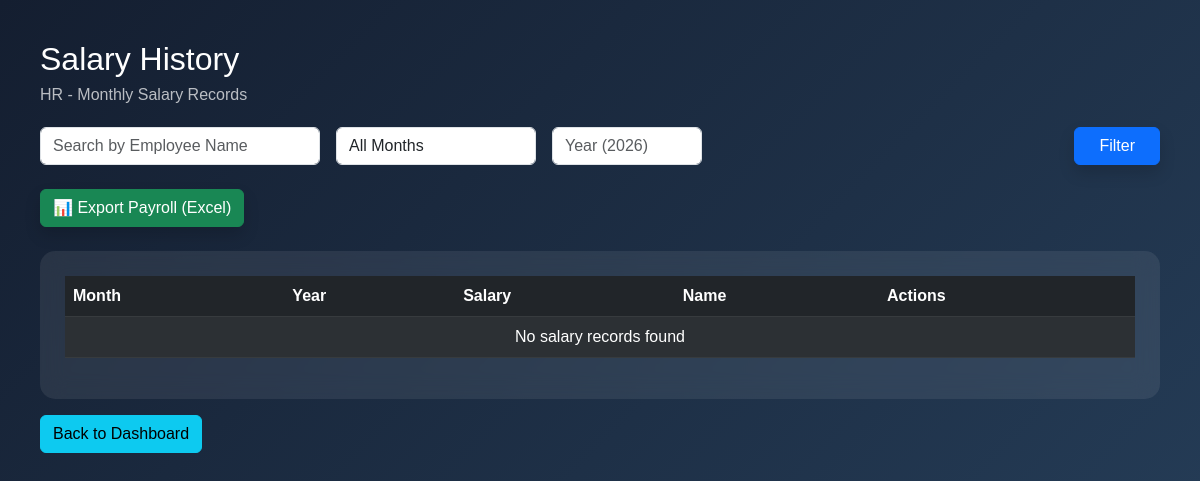
Before: /salary/ (signed in) with the older database file.
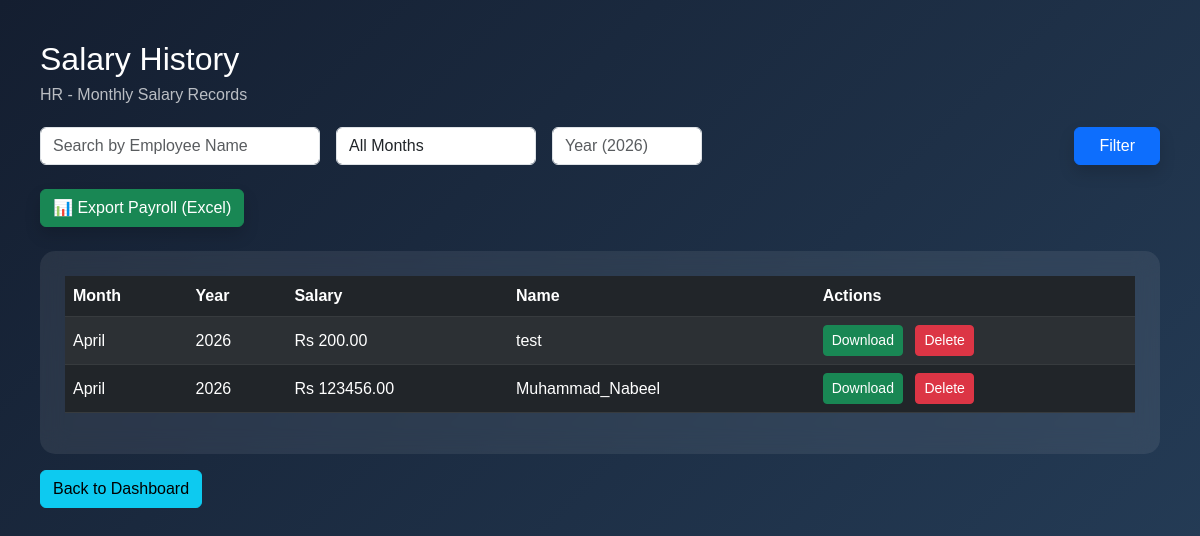
After: the same page with the newer database file.
### employees/models.py (models this page shows, shortened)
class SalaryRecord(models.Model):
    employee = models.ForeignKey(Employee, on_delete=models.CASCADE)
    month = models.CharField(max_length=20)
    year = models.IntegerField()
    total = models.DecimalField(max_digits=10, decimal_places=2)
    class Meta:
        unique_together = ('employee', 'month', 'year')

class Employee(models.Model):
    user = models.ForeignKey(User, on_delete=models.CASCADE)
    full_name = models.CharField(max_length=100)
    email = models.EmailField()
    phone = models.CharField(max_length=15)
    department = models.CharField(max_length=100)
    role = models.CharField(max_length=50, default='Employee')
    designation = models.CharField(max_length=100, null=True, blank=True)
    manager = models.ForeignKey(
        'self',
        on_delete=models.SET_NULL,
        null=True,
        blank=True,
        related_name='team_members'
    )
    salary = models.IntegerField()
    joining_date = models.DateField()
    profile_pic = models.ImageField(upload_to='profiles/', null=True, blank=True)
    casual_total = models.IntegerField(default=14)
    casual_used = models.IntegerField(default=0)
    sick_total = models.IntegerField(default=8)
    sick_used = models.IntegerField(default=0)
    earned_total = models.IntegerField(default=10)
    earned_used = models.IntegerField(default=0)
    is_active = models.BooleanField(default=True)
    rfid = models.CharField(max_length=100, unique=True, null=True, blank=True)
    face_image = models.ImageField(upload_to='faces/', null=True, blank=True)
    shift_start = models.TimeField(default=time(9, 0))
    shift_end = models.TimeField(default=time(18, 0))

### accounts/models.py (models this page shows)
class User(AbstractUser):
    is_employee = models.BooleanField(default=False)
    is_hr = models.BooleanField(default=False)

### employees/views.py (the view)
# urls.py: path('salary/', views.all_salary, name='all_salary'),
@login_required
def all_salary(request):
    if not request.user.is_hr:
        return HttpResponseForbidden()
    records = SalaryRecord.objects.all()
    name = request.GET.get('name')
    if name:
        records = records.filter(employee__user__username__icontains=name)
    month = request.GET.get('month')
    if month:
        records = records.filter(month=month)
    records = records.order_by('-year', '-month')
    return render(request, 'all_salary.html', {'records': records})

### templates/all_salary.html (shortened to what this page needs)
<!DOCTYPE html>
<html>
<head>
    <link href="https://cdn.jsdelivr.net/npm/bootstrap@5.3.0/dist/css/bootstrap.min.css" rel="stylesheet">
</head>
<body>
<div class="container-box">
    <div class="header-box">
        <h2>Salary History</h2>
        <p>HR - Monthly Salary Records</p>
    </div>
    <form method="GET" class="d-flex gap-3 mb-4 align-items-center flex-wrap">
        <input type="text" name="name" class="form-control"
               placeholder="Search by Employee Name"
               value="{{ request.GET.name }}"
               style="max-width: 280px;">
        <select name="month" class="form-control" style="max-width: 200px;">
            <option value="">All Months</option>
        </select>
    <input type="number" name="year" class="form-control"
           placeholder="Year (2026)"
           value="{{ request.GET.year }}"
           style="max-width: 150px;">
        <div class="ms-auto">
            <button type="submit" class="btn btn-primary px-4 shadow">
                Filter
            </button>
        </div>
    </form>
<form method="GET" action="{% url 'export_payroll' %}" class="mb-4">
    <button class="btn btn-success shadow">
        📊 Export Payroll (Excel)
    </button>
</form>
    <div class="card-box">
        <table class="table table-dark table-striped align-middle">
            <thead>
                <tr>
                    <th>Month</th>
                    <th>Year</th>
                    <th>Salary</th>
                    <th>Name</th>
                    <th>Actions</th>
                </tr>
            </thead>
            <tbody>
            {% for r in records %}
            <tr>
                <td>{{ r.month }}</td>
                <td>{{ r.year }}</td>
                <td>Rs {{ r.total }}</td>
                <td>{{ r.employee.user.username }}</td>
                <td>
                    <a href="{% url 'download_payslip' r.id %}" class="btn btn-success btn-sm">
                         Download
                    </a>
                    <a href="{% url 'delete_salary' r.id %}"
                       onclick="return confirm('Delete this record?')"
                       class="btn btn-danger btn-sm ms-2">
                        Delete
                    </a>
                </td>
            </tr>
            {% empty %}
            <tr>
                <td colspan="5" class="text-center">
                    No salary records found
                </td>
            </tr>
            {% endfor %}
            </tbody>
        </table>
    </div>
    <div class="mt-3">
        <a href="/hr/" class="btn btn-info">Back to Dashboard</a>
    </div>
</div>
</body>
</html>

Changed rows visible on the page:
added SalaryRecord: month "April", year "2026", total "200.00", employee.user.username "test"
added SalaryRecord: month "April", year "2026", total "123456.00", employee.user.username "Muhammad_Nabeel"
Other visible differences:
text no longer shown: "No salary records found"
